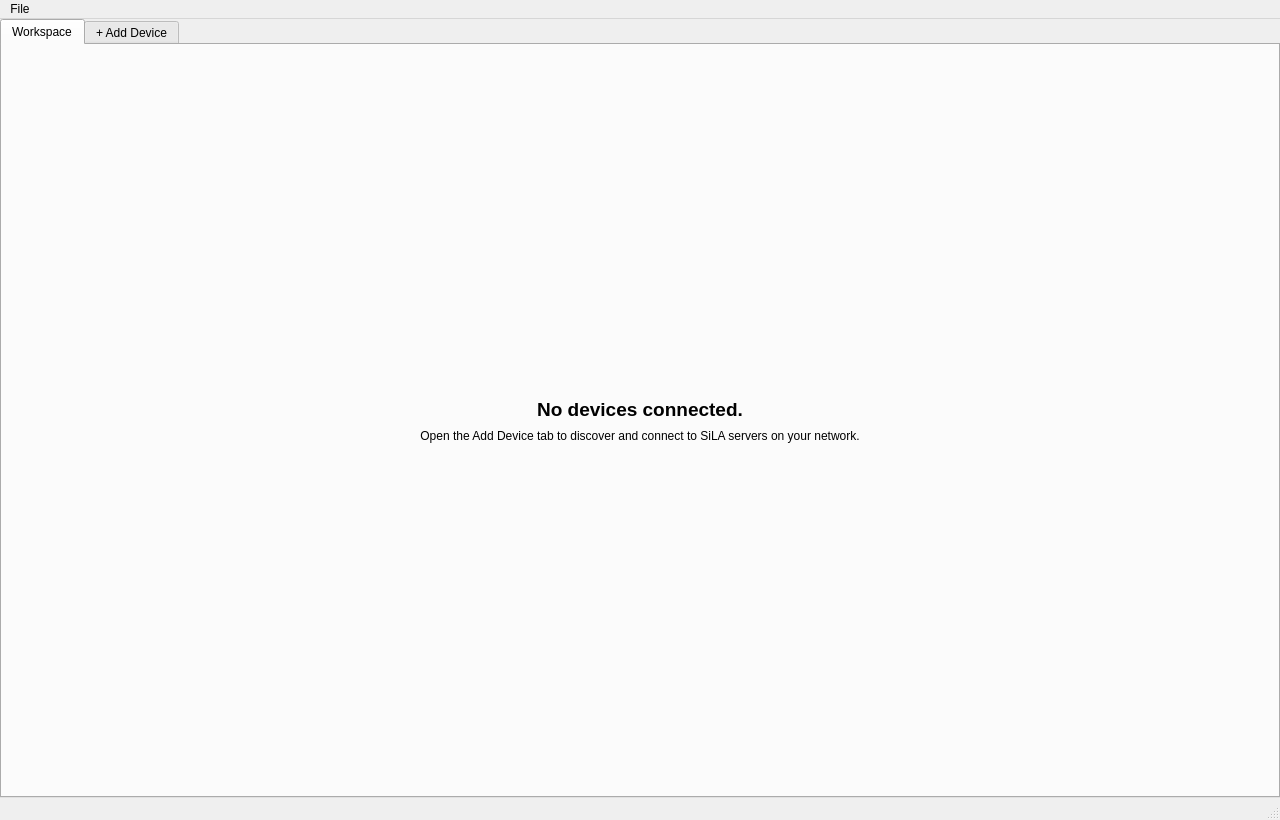
<?xml version="1.0" encoding="UTF-8"?>
<ui version="4.0">
 <class>MainWindow</class>
 <widget class="QMainWindow" name="MainWindow">
  <property name="geometry">
   <rect><x>0</x><y>0</y><width>1280</width><height>820</height></rect>
  </property>
  <property name="minimumSize">
   <size><width>1024</width><height>700</height></size>
  </property>
  <property name="windowTitle">
   <string>Rxn Bench</string>
  </property>

  <widget class="QWidget" name="centralwidget">
   <layout class="QVBoxLayout" name="central_layout">
    <property name="spacing"><number>0</number></property>
    <property name="leftMargin"><number>0</number></property>
    <property name="topMargin"><number>0</number></property>
    <property name="rightMargin"><number>0</number></property>
    <property name="bottomMargin"><number>0</number></property>

    <item>
     <widget class="QTabWidget" name="main_tabs">
      <property name="currentIndex"><number>0</number></property>
      <property name="tabPosition"><enum>QTabWidget::North</enum></property>
      <property name="documentMode"><bool>false</bool></property>

      <!-- ── Workspace tab ── -->
      <widget class="QWidget" name="workspace_page">
       <attribute name="title"><string>Workspace</string></attribute>
       <layout class="QVBoxLayout" name="workspace_layout">
        <property name="spacing"><number>0</number></property>
        <property name="leftMargin"><number>0</number></property>
        <property name="topMargin"><number>0</number></property>
        <property name="rightMargin"><number>0</number></property>
        <property name="bottomMargin"><number>0</number></property>

        <!--
          workspace_stack switches between two pages:
            page_empty   (index 0) — shown when no devices are connected
            page_devices (index 1) — shown once at least one device is added
          Python switches pages and manages device_tabs.
        -->
        <item>
         <widget class="QStackedWidget" name="workspace_stack">
          <property name="currentIndex"><number>0</number></property>

          <!-- Empty state -->
          <widget class="QWidget" name="page_empty">
           <layout class="QVBoxLayout" name="empty_layout">
            <property name="spacing"><number>8</number></property>

            <item>
             <spacer name="empty_top">
              <property name="orientation"><enum>Qt::Vertical</enum></property>
              <property name="sizeHint" stdset="0">
               <size><width>20</width><height>80</height></size>
              </property>
             </spacer>
            </item>

            <item>
             <widget class="QLabel" name="empty_title_lbl">
              <property name="text"><string>No devices connected.</string></property>
              <property name="alignment">
               <set>Qt::AlignmentFlag::AlignHCenter|Qt::AlignmentFlag::AlignVCenter</set>
              </property>
              <property name="font">
               <font><pointsize>14</pointsize><bold>true</bold></font>
              </property>
             </widget>
            </item>

            <item>
             <widget class="QLabel" name="empty_hint_lbl">
              <property name="text"><string>Open the Add Device tab to discover and connect to SiLA servers on your network.</string></property>
              <property name="alignment">
               <set>Qt::AlignmentFlag::AlignHCenter|Qt::AlignmentFlag::AlignVCenter</set>
              </property>
              <property name="wordWrap"><bool>true</bool></property>
             </widget>
            </item>

            <item>
             <spacer name="empty_bottom">
              <property name="orientation"><enum>Qt::Vertical</enum></property>
              <property name="sizeHint" stdset="0">
               <size><width>20</width><height>80</height></size>
              </property>
             </spacer>
            </item>

           </layout>
          </widget>

          <!-- Device panels -->
          <widget class="QWidget" name="page_devices">
           <layout class="QVBoxLayout" name="devices_layout">
            <property name="spacing"><number>0</number></property>
            <property name="leftMargin"><number>0</number></property>
            <property name="topMargin"><number>0</number></property>
            <property name="rightMargin"><number>0</number></property>
            <property name="bottomMargin"><number>0</number></property>

            <!--
              device_tabs holds one tab per connected device.
              Each tab is a QScrollArea wrapping the device's widget panel —
              so panels of any size work without breaking the layout.
              Python adds/removes tabs. tabsClosable lets the user disconnect.
            -->
            <item>
             <widget class="QTabWidget" name="device_tabs">
              <property name="tabsClosable"><bool>true</bool></property>
              <property name="movable"><bool>true</bool></property>
              <property name="documentMode"><bool>true</bool></property>
             </widget>
            </item>

           </layout>
          </widget>

         </widget>
        </item>

       </layout>
      </widget>

      <!-- ── Add Device tab ── -->
      <widget class="QWidget" name="add_device_page">
       <attribute name="title"><string>+ Add Device</string></attribute>
       <layout class="QVBoxLayout" name="add_device_layout">
        <property name="spacing"><number>0</number></property>
        <property name="leftMargin"><number>0</number></property>
        <property name="topMargin"><number>0</number></property>
        <property name="rightMargin"><number>0</number></property>
        <property name="bottomMargin"><number>0</number></property>

        <!--
          Python instantiates ServerBrowserDialog(parent=self) and adds it
          here via add_device_layout.addWidget(browser). The browser emits
          device_requested(DiscoveredServer) which the main window catches to
          create the device panel and switch to the Workspace tab.
        -->

       </layout>
      </widget>

     </widget>
    </item>

   </layout>
  </widget>

  <widget class="QMenuBar" name="menubar">
   <property name="geometry">
    <rect><x>0</x><y>0</y><width>1280</width><height>24</height></rect>
   </property>
   <widget class="QMenu" name="menu_file">
    <property name="title"><string>File</string></property>
    <addaction name="action_quit"/>
   </widget>
   <addaction name="menu_file"/>
  </widget>

  <widget class="QStatusBar" name="statusbar"/>

  <action name="action_quit">
   <property name="text"><string>Quit</string></property>
   <property name="shortcut"><string>Ctrl+Q</string></property>
  </action>

 </widget>
 <resources/>
 <connections/>
</ui>
